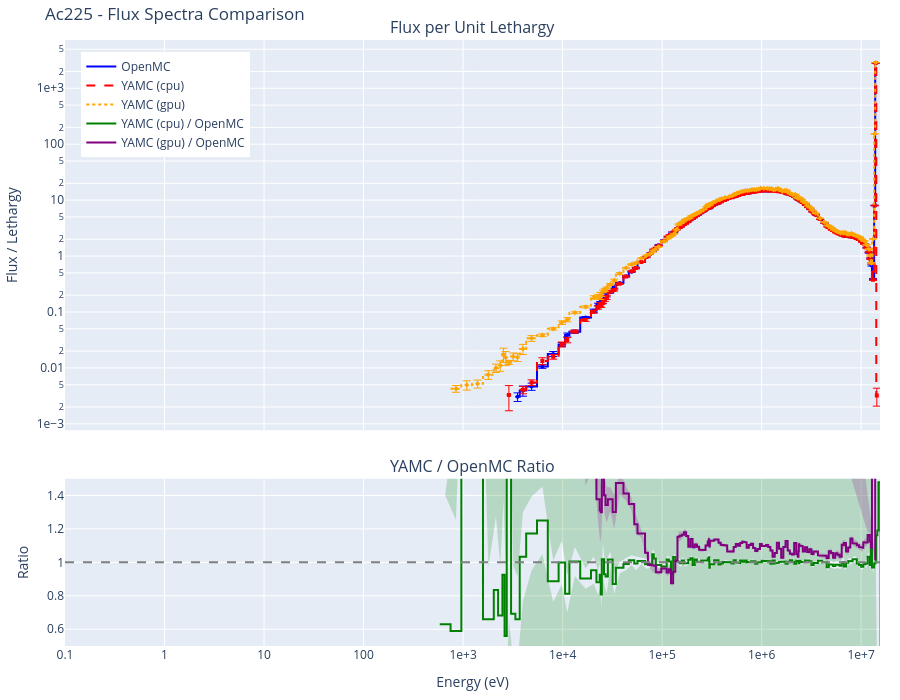
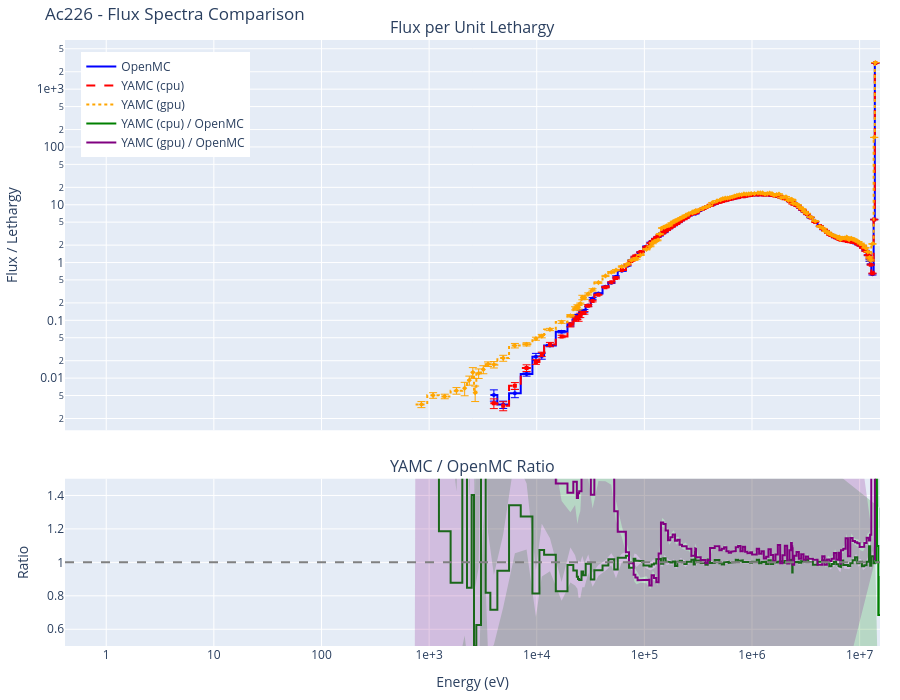

Here is the notebook cell these charts were saved with, in order:
### Markdown cell above
## Results by Nuclide

Below are the comparison results for each nuclide. Each section includes:

- Interactive flux spectra plot (log-log scale)
- YAMC/OpenMC ratio plot with uncertainty band
- Tally comparison table sorted by relative difference
- Performance comparison (particles/second)

### Code cell
# Display results for each nuclide
for nuclide, results in all_results.items():
    openmc_results = results['openmc']

    # Collect available YAMC backends in the order the user requested
    yamc_results_by_backend = {}
    for compute in COMPUTES:
        yres = results.get(f'yamc-{compute}')
        if yres is not None:
            yamc_results_by_backend[compute] = yres

    display(Markdown(f"## {nuclide}"))

    # Performance line — one entry per code/backend
    perf_parts = [f"OpenMC: {openmc_results['particles/s']:,.0f} particles/s"]
    for compute, yres in yamc_results_by_backend.items():
        perf_parts.append(f"YAMC ({compute}): {yres['particles/s']:,.0f} particles/s")
    display(Markdown(f"**Performance:** " + " | ".join(perf_parts)))

    # Combined flux spectra plot (OpenMC + every YAMC backend)
    fig = create_comparison_plot(openmc_results, yamc_results_by_backend)
    fig.update_layout(title=f"{nuclide} - Flux Spectra Comparison")
    fig.show()

    # Spectral agreement statistics: one block per backend
    for compute, yres in yamc_results_by_backend.items():
        heading = (
            f"#### Spectral Agreement (YAMC {compute} vs OpenMC)"
            if len(yamc_results_by_backend) > 1
            else "#### Spectral Agreement"
        )
        display(Markdown(heading))
        stats = calculate_spectral_agreement(openmc_results, yres)
        display(create_agreement_table(stats).style.hide(axis='index'))

    # Combined tally table with OpenMC + every YAMC backend column
    display(Markdown("#### Tally Comparison"))
    table = create_tally_table(openmc_results, yamc_results_by_backend)
    display(table.style.hide(axis='index'))

    print()  # spacing

### Figure 1 — Plotly figure (JSON) as saved in the notebook; plotly's stock layout.template omitted (floating-point values rounded to 4 significant figures; data arrays with more than 128 entries replaced by an {"elided": "..."} marker saying what was removed)
{"data": [{"line": {"color": "blue", "width": 2}, "mode": "lines", "name": "OpenMC", "showlegend": true, "type": "scatter", "x": {"elided": "350 float values"}, "xaxis": "x", "y": {"elided": "350 float values"}, "yaxis": "y"}, {"error_y": {"array": {"elided": "175 float values"}, "color": "blue", "thickness": 1, "type": "data", "visible": true}, "marker": {"color": "blue", "size": 4, "symbol": "circle"}, "mode": "markers", "name": "OpenMC error", "showlegend": false, "type": "scatter", "x": {"elided": "175 float values"}, "xaxis": "x", "y": {"elided": "175 float values"}, "yaxis": "y"}, {"line": {"color": "red", "dash": "dash", "width": 2}, "mode": "lines", "name": "YAMC (cpu)", "showlegend": true, "type": "scatter", "x": {"elided": "350 float values"}, "xaxis": "x", "y": {"elided": "350 float values"}, "yaxis": "y"}, {"error_y": {"array": {"elided": "175 float values"}, "color": "red", "thickness": 1, "type": "data", "visible": true}, "marker": {"color": "red", "size": 4, "symbol": "square"}, "mode": "markers", "name": "YAMC (cpu) error", "showlegend": false, "type": "scatter", "x": {"elided": "175 float values"}, "xaxis": "x", "y": {"elided": "175 float values"}, "yaxis": "y"}, {"line": {"color": "orange", "dash": "dot", "width": 2}, "mode": "lines", "name": "YAMC (gpu)", "showlegend": true, "type": "scatter", "x": {"elided": "350 float values"}, "xaxis": "x", "y": {"elided": "350 float values"}, "yaxis": "y"}, {"error_y": {"array": {"elided": "175 float values"}, "color": "orange", "thickness": 1, "type": "data", "visible": true}, "marker": {"color": "orange", "size": 4, "symbol": "diamond"}, "mode": "markers", "name": "YAMC (gpu) error", "showlegend": false, "type": "scatter", "x": {"elided": "175 float values"}, "xaxis": "x", "y": {"elided": "175 float values"}, "yaxis": "y"}, {"line": {"color": "green", "width": 2}, "mode": "lines", "name": "YAMC (cpu) / OpenMC", "showlegend": true, "type": "scatter", "x": {"elided": "350 float values"}, "xaxis": "x2", "y": {"elided": "350 float values"}, "yaxis": "y2"}, {"fill": "toself", "fillcolor": "rgba(0, 128, 0, 0.2)", "line": {"color": "rgba(255,255,255,0)"}, "name": "YAMC (cpu) / OpenMC uncertainty", "showlegend": false, "type": "scatter", "x": {"elided": "350 float values"}, "xaxis": "x2", "y": {"elided": "350 float values"}, "yaxis": "y2"}, {"line": {"color": "purple", "width": 2}, "mode": "lines", "name": "YAMC (gpu) / OpenMC", "showlegend": true, "type": "scatter", "x": {"elided": "350 float values"}, "xaxis": "x2", "y": {"elided": "350 float values"}, "yaxis": "y2"}, {"fill": "toself", "fillcolor": "rgba(128, 0, 128, 0.2)", "line": {"color": "rgba(255,255,255,0)"}, "name": "YAMC (gpu) / OpenMC uncertainty", "showlegend": false, "type": "scatter", "x": {"elided": "350 float values"}, "xaxis": "x2", "y": {"elided": "350 float values"}, "yaxis": "y2"}], "layout": {"annotations": [{"font": {"size": 16}, "showarrow": false, "text": "Flux per Unit Lethargy", "x": 0.5, "xanchor": "center", "xref": "paper", "y": 1.0, "yanchor": "bottom", "yref": "paper"}, {"font": {"size": 16}, "showarrow": false, "text": "YAMC / OpenMC Ratio", "x": 0.5, "xanchor": "center", "xref": "paper", "y": 0.276, "yanchor": "bottom", "yref": "paper"}], "height": 700, "legend": {"x": 0.02, "y": 0.98}, "margin": {"b": 40, "l": 60, "r": 20, "t": 40}, "shapes": [{"line": {"color": "gray", "dash": "dash"}, "type": "line", "x0": 0, "x1": 1, "xref": "x2 domain", "y0": 1.0, "y1": 1.0, "yref": "y2"}], "title": {"text": "Ac225 - Flux Spectra Comparison"}, "xaxis": {"anchor": "y", "domain": [0.0, 1.0], "exponentformat": "e", "matches": "x2", "range": [-1.0, 7.189], "showticklabels": false, "type": "log"}, "xaxis2": {"anchor": "y2", "domain": [0.0, 1.0], "exponentformat": "e", "range": [-1.0, 7.189], "title": {"text": "Energy (eV)"}, "type": "log"}, "yaxis": {"anchor": "x", "domain": [0.356, 1.0], "exponentformat": "e", "title": {"text": "Flux / Lethargy"}, "type": "log"}, "yaxis2": {"anchor": "x2", "domain": [0.0, 0.276], "range": [0.5, 1.5], "title": {"text": "Ratio"}}}}

### Figure 2 — Plotly figure (JSON) as saved in the notebook; plotly's stock layout.template omitted (floating-point values rounded to 4 significant figures; data arrays with more than 128 entries replaced by an {"elided": "..."} marker saying what was removed)
{"data": [{"line": {"color": "blue", "width": 2}, "mode": "lines", "name": "OpenMC", "showlegend": true, "type": "scatter", "x": {"elided": "350 float values"}, "xaxis": "x", "y": {"elided": "350 float values"}, "yaxis": "y"}, {"error_y": {"array": {"elided": "175 float values"}, "color": "blue", "thickness": 1, "type": "data", "visible": true}, "marker": {"color": "blue", "size": 4, "symbol": "circle"}, "mode": "markers", "name": "OpenMC error", "showlegend": false, "type": "scatter", "x": {"elided": "175 float values"}, "xaxis": "x", "y": {"elided": "175 float values"}, "yaxis": "y"}, {"line": {"color": "red", "dash": "dash", "width": 2}, "mode": "lines", "name": "YAMC (cpu)", "showlegend": true, "type": "scatter", "x": {"elided": "350 float values"}, "xaxis": "x", "y": {"elided": "350 float values"}, "yaxis": "y"}, {"error_y": {"array": {"elided": "175 float values"}, "color": "red", "thickness": 1, "type": "data", "visible": true}, "marker": {"color": "red", "size": 4, "symbol": "square"}, "mode": "markers", "name": "YAMC (cpu) error", "showlegend": false, "type": "scatter", "x": {"elided": "175 float values"}, "xaxis": "x", "y": {"elided": "175 float values"}, "yaxis": "y"}, {"line": {"color": "orange", "dash": "dot", "width": 2}, "mode": "lines", "name": "YAMC (gpu)", "showlegend": true, "type": "scatter", "x": {"elided": "350 float values"}, "xaxis": "x", "y": {"elided": "350 float values"}, "yaxis": "y"}, {"error_y": {"array": {"elided": "175 float values"}, "color": "orange", "thickness": 1, "type": "data", "visible": true}, "marker": {"color": "orange", "size": 4, "symbol": "diamond"}, "mode": "markers", "name": "YAMC (gpu) error", "showlegend": false, "type": "scatter", "x": {"elided": "175 float values"}, "xaxis": "x", "y": {"elided": "175 float values"}, "yaxis": "y"}, {"line": {"color": "green", "width": 2}, "mode": "lines", "name": "YAMC (cpu) / OpenMC", "showlegend": true, "type": "scatter", "x": {"elided": "350 float values"}, "xaxis": "x2", "y": {"elided": "350 float values"}, "yaxis": "y2"}, {"fill": "toself", "fillcolor": "rgba(0, 128, 0, 0.2)", "line": {"color": "rgba(255,255,255,0)"}, "name": "YAMC (cpu) / OpenMC uncertainty", "showlegend": false, "type": "scatter", "x": {"elided": "350 float values"}, "xaxis": "x2", "y": {"elided": "350 float values"}, "yaxis": "y2"}, {"line": {"color": "purple", "width": 2}, "mode": "lines", "name": "YAMC (gpu) / OpenMC", "showlegend": true, "type": "scatter", "x": {"elided": "350 float values"}, "xaxis": "x2", "y": {"elided": "350 float values"}, "yaxis": "y2"}, {"fill": "toself", "fillcolor": "rgba(128, 0, 128, 0.2)", "line": {"color": "rgba(255,255,255,0)"}, "name": "YAMC (gpu) / OpenMC uncertainty", "showlegend": false, "type": "scatter", "x": {"elided": "350 float values"}, "xaxis": "x2", "y": {"elided": "350 float values"}, "yaxis": "y2"}], "layout": {"annotations": [{"font": {"size": 16}, "showarrow": false, "text": "Flux per Unit Lethargy", "x": 0.5, "xanchor": "center", "xref": "paper", "y": 1.0, "yanchor": "bottom", "yref": "paper"}, {"font": {"size": 16}, "showarrow": false, "text": "YAMC / OpenMC Ratio", "x": 0.5, "xanchor": "center", "xref": "paper", "y": 0.276, "yanchor": "bottom", "yref": "paper"}], "height": 700, "legend": {"x": 0.02, "y": 0.98}, "margin": {"b": 40, "l": 60, "r": 20, "t": 40}, "shapes": [{"line": {"color": "gray", "dash": "dash"}, "type": "line", "x0": 0, "x1": 1, "xref": "x2 domain", "y0": 1.0, "y1": 1.0, "yref": "y2"}], "title": {"text": "Ac226 - Flux Spectra Comparison"}, "xaxis": {"anchor": "y", "domain": [0.0, 1.0], "exponentformat": "e", "matches": "x2", "range": [-0.383, 7.189], "showticklabels": false, "type": "log"}, "xaxis2": {"anchor": "y2", "domain": [0.0, 1.0], "exponentformat": "e", "range": [-0.383, 7.189], "title": {"text": "Energy (eV)"}, "type": "log"}, "yaxis": {"anchor": "x", "domain": [0.356, 1.0], "exponentformat": "e", "title": {"text": "Flux / Lethargy"}, "type": "log"}, "yaxis2": {"anchor": "x2", "domain": [0.0, 0.276], "range": [0.5, 1.5], "title": {"text": "Ratio"}}}}
